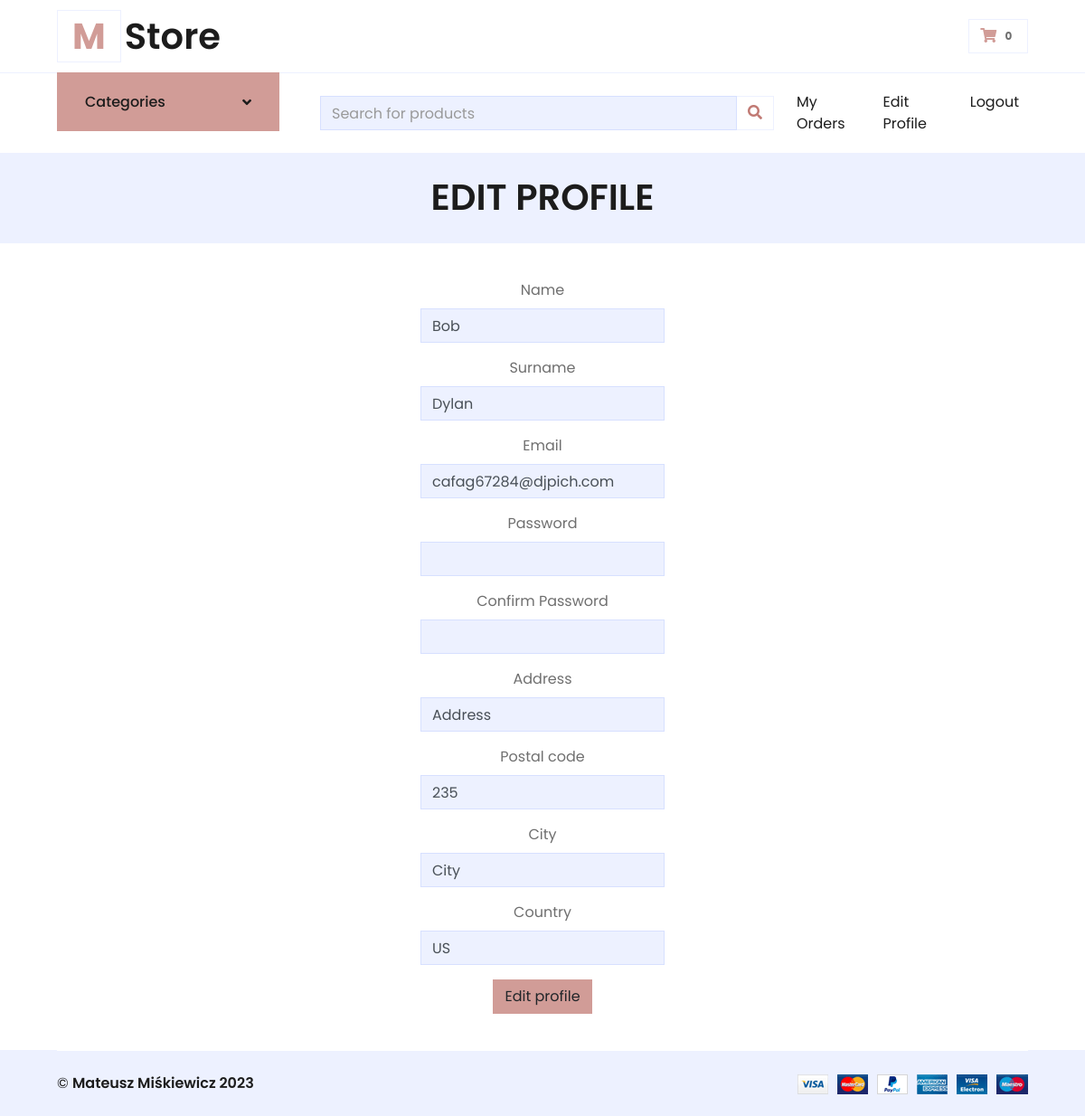
The app's page /edit-profile (signed in) with its own data.
### models.py (models this page shows)
class User(UserMixin, db.Model):
    __tablename__ = "users"
    id = db.Column(db.Integer, primary_key=True)
    name = db.Column(db.String(100))
    surname = db.Column(db.String(100))
    email = db.Column(db.String(100), unique=True)
    password = db.Column(db.String(100))
    address = db.Column(db.String(100))
    postal_code = db.Column(db.String(10))
    city = db.Column(db.String(100))
    country = db.Column(db.String(100))
    confirmed = db.Column(db.Boolean, nullable=False)
    registered_on = db.Column(db.DateTime, nullable=False)
    confirmed_on = db.Column(db.DateTime, nullable=True)
    order = relationship("Order", back_populates="user")

### routes.py (the view, shortened to what this page needs)
@app.route('/edit-profile', methods=["GET", "POST"])
def edit_profile():
    if not current_user.is_authenticated:
        return redirect(url_for('show_main_page'))
    profile = User.query.get(current_user.id)
    edit_form = RegisterForm(
        name=profile.name,
        surname=profile.surname,
        email=profile.email,
        address=profile.address,
        postal_code=profile.postal_code,
        city=profile.city,
        country=profile.country,
    )
    edit_form.submit.label.text = "Edit profile"
    return render_template("edit_profile.html", form=edit_form)

### routes.py (called while the page is built)
@login_manager.user_loader
def load_user(user_id):
    return User.query.get(int(user_id))

### templates/edit_profile.html
{% import "bootstrap/wtf.html" as wtf %}
{% include "header.html" %}
<div class="container-fluid bg-secondary">
    <div class="d-flex flex-column align-items-center justify-content-center" style="min-height: 100px">
        <h1 class="font-weight-semi-bold text-uppercase mb-3" style="margin-top:13px;">Edit profile</h1>
    </div>
</div>
<div class="col-lg-3 col-md-5 mx-auto text-center" style="margin:40px 0 40px 0;">
    {{ wtf.quick_form(form, novalidate=True, button_map={"submit": "primary"}) }}
</div>
{% include "footer.html" %}

### records on screen
User: name "Bob", surname "Dylan", email "cafag67284@djpich.com", address "Address", postal_code "235", city "City", country "US"
